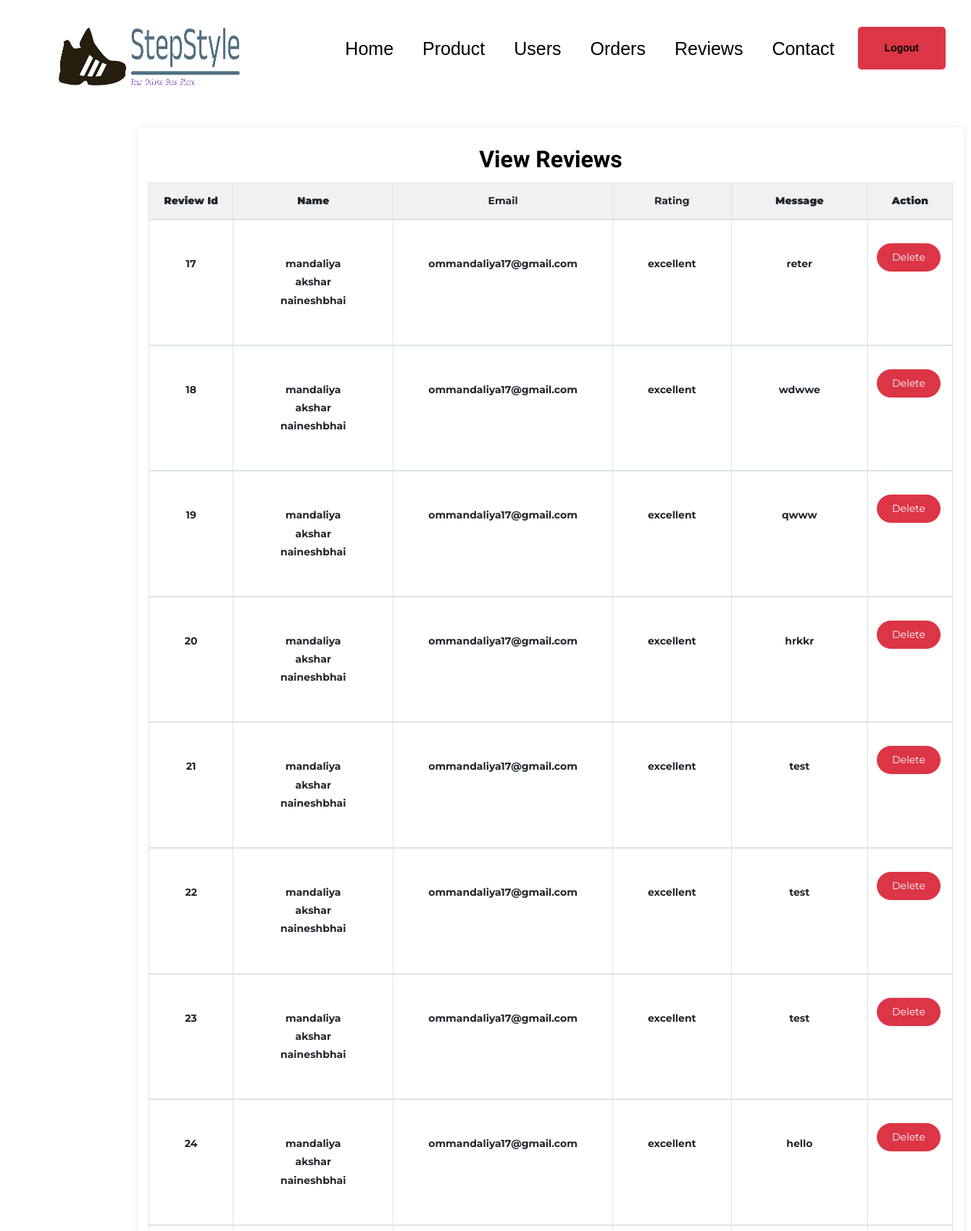
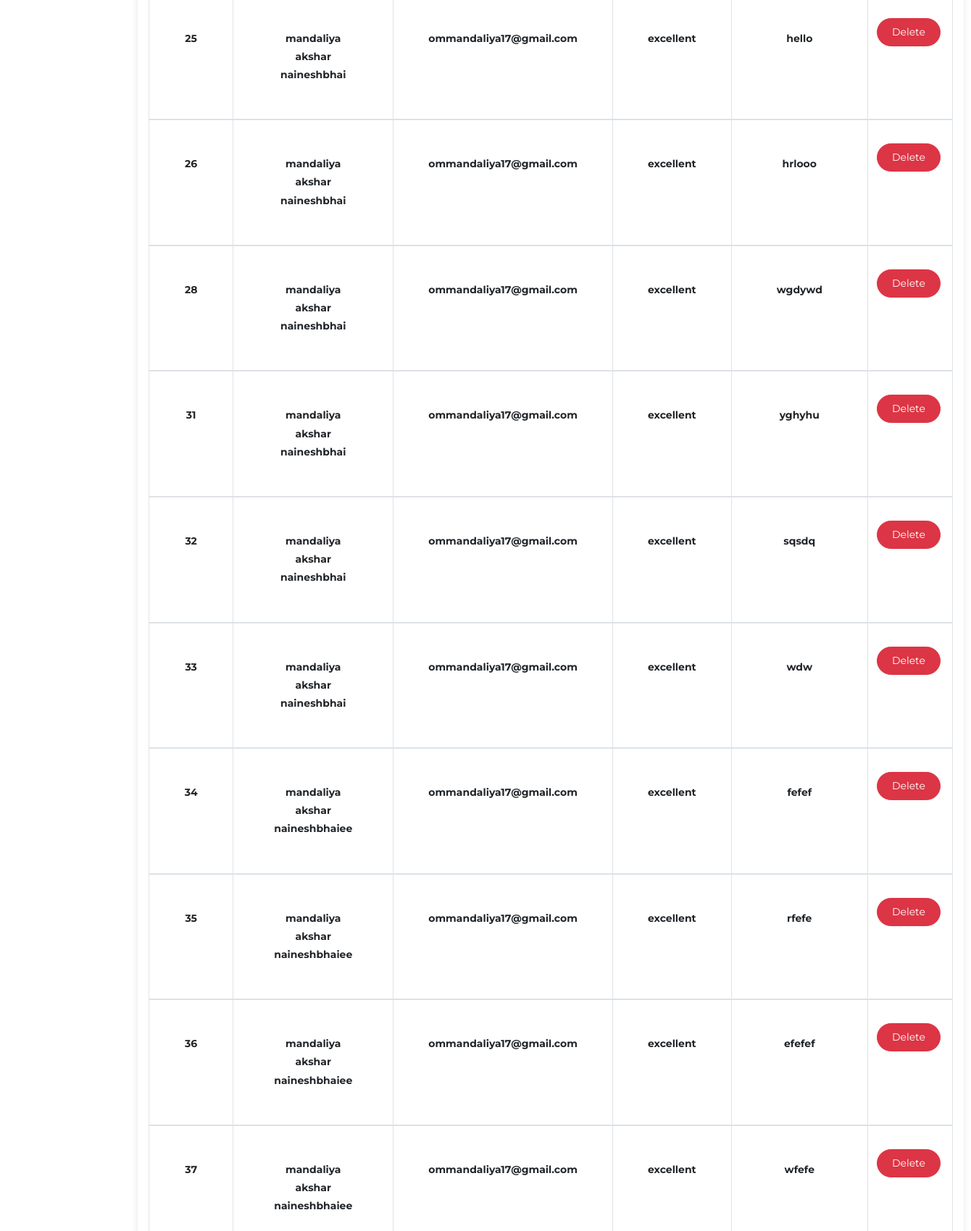
The app's page /view_reviews.php (signed in, upper part) with its own data (2 pictures, top to bottom).
### tables this page shows
CREATE TABLE `reviews` (
  `review_id` int(11) NOT NULL,
  `product_id` int(11) NOT NULL,
  `user_id` int(20) NOT NULL,
  `name` varchar(255) NOT NULL,
  `email` varchar(255) NOT NULL,
  `rating` enum('excellent','good','average','poor') NOT NULL,
  `message` text NOT NULL
);

### view_reviews.php (the view, shortened to what this page needs)
<?php
include ("connection.php");
$sql = "SELECT * FROM reviews";
$result = $conn->query($sql);
?>
<!DOCTYPE html>
<html lang="en">
<head>
</head>
<body>
    <?php include ('header1.php'); ?>
    <div class="container table-container" style="margin-top: 50px;margin-left: 190px;">
        <div class="text-center">
            <h2><b>View Reviews</b></h2>
        </div>
        <table class="table table-bordered">
            <thead>
                <tr>
                    <th class="text-center"><b>Review Id</b></th>
                    <th class="text-center"><b>Name</b></th>
                    <th class="text-center">Email</th>
                    <th class="text-center">Rating</th>
                    <th class="text-center"><b>Message</b></th>
                    <th class="text-center"><b>Action</b></th>
                    <?php
                    if ($result->num_rows > 0) {
                        while ($row = $result->fetch_assoc()) {
                            echo "<tr>
                                <td class='p-5' style='margin-top:10px; font-weight:bold;'>" . $row["review_id"] . "</td>
                               <td class='p-5' style='margin-top:10px; font-weight:bold;'>" . $row["name"] . "</td>
                               <td class='p-5' style='margin-top:10px; font-weight:bold;'>".$row['email']."</td>
                                <td class='p-5' style='margin-top:10px; font-weight:bold;'>".$row['rating']."</td>
                                 <td class='p-5' style='margin-top:10px; font-weight:bold;'>".$row['message']."</td>
                                <td>
                                    <form action='view_reviews.php' method='get' style='display:inline-block;'>
                                        <input type='hidden' name='rid' value='" . $row['review_id'] . "' />
                                        <button type='submit' class='btn btn-danger ' style='margin-top:20px; ' onclick='return confirm(\"Do you want to delete review id?\")'>Delete</button>
                                    </form>
                                </td>
                              </tr>";
                        }
                    } else {
                        echo "<tr><td colspan='5'>No Reviews found</td></tr>";
                    }
                    ?>
        </table>
    </div><br>
</body>
</html>

### view_reviews.php (style rules this page uses)
body { background-color: #f8f9fa; color: #333; margin: 0; padding: 0; font-family: Arial, sans-serif; }
.table-container { padding: 20px; background-color: white; margin: 20px auto; border-radius: 8px; box-shadow: 0 0 10px rgba(0,0,0,0.1); max-width: 1200px; }
.table { width: 100%; margin-bottom: 1rem; color: #212529; background-color: aliceblue; border-collapse: collapse; }
.table th, .table td { padding: 1rem; vertical-align: middle; border: 1px solid #dee2e6; text-align: center; }
.table thead th { vertical-align: bottom; border-bottom: 2px solid #dee2e6; background-color: #f1f1f1; }
.container { max-width: 1200px; margin: 0 auto; padding: 20px; }

### records on screen
reviews: review_id "17", name "mandaliya akshar naineshbhai", email "ommandaliya17@gmail.com", rating "excellent", message "reter"
reviews: review_id "18", name "mandaliya akshar naineshbhai", email "ommandaliya17@gmail.com", rating "excellent", message "wdwwe"
reviews: review_id "19", name "mandaliya akshar naineshbhai", email "ommandaliya17@gmail.com", rating "excellent", message "qwww"
reviews: review_id "20", name "mandaliya akshar naineshbhai", email "ommandaliya17@gmail.com", rating "excellent", message "hrkkr"
reviews: review_id "21", name "mandaliya akshar naineshbhai", email "ommandaliya17@gmail.com", rating "excellent", message "test"
reviews: review_id "22", name "mandaliya akshar naineshbhai", email "ommandaliya17@gmail.com", rating "excellent", message "test"
reviews: review_id "23", name "mandaliya akshar naineshbhai", email "ommandaliya17@gmail.com", rating "excellent", message "test"
reviews: review_id "24", name "mandaliya akshar naineshbhai", email "ommandaliya17@gmail.com", rating "excellent", message "hello"
reviews: review_id "25", name "mandaliya akshar naineshbhai", email "ommandaliya17@gmail.com", rating "excellent", message "hello"
reviews: review_id "26", name "mandaliya akshar naineshbhai", email "ommandaliya17@gmail.com", rating "excellent", message "hrlooo"
reviews: review_id "28", name "mandaliya akshar naineshbhai", email "ommandaliya17@gmail.com", rating "excellent", message "wgdywd"
reviews: review_id "31", name "mandaliya akshar naineshbhai", email "ommandaliya17@gmail.com", rating "excellent", message "yghyhu"
reviews: review_id "32", name "mandaliya akshar naineshbhai", email "ommandaliya17@gmail.com", rating "excellent", message "sqsdq"
reviews: review_id "33", name "mandaliya akshar naineshbhai", email "ommandaliya17@gmail.com", rating "excellent", message "wdw"
reviews: review_id "34", name "mandaliya akshar naineshbhaiee", email "ommandaliya17@gmail.com", rating "excellent", message "fefef"
reviews: review_id "35", name "mandaliya akshar naineshbhaiee", email "ommandaliya17@gmail.com", rating "excellent", message "rfefe"
reviews: review_id "36", name "mandaliya akshar naineshbhaiee", email "ommandaliya17@gmail.com", rating "excellent", message "efefef"
reviews: review_id "37", name "mandaliya akshar naineshbhaiee", email "ommandaliya17@gmail.com", rating "excellent", message "wfefe"
